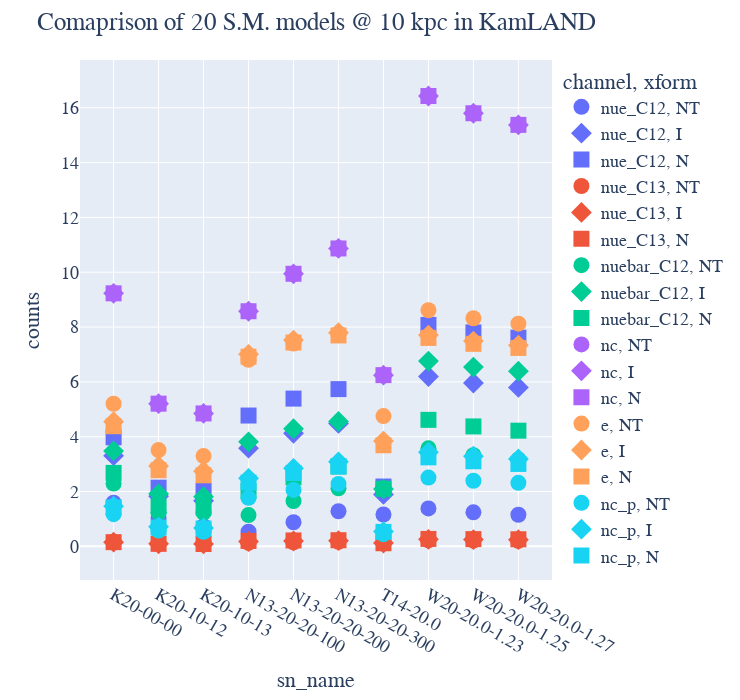

Here is the notebook cell this chart was saved with:
### Code cell
scat = px.scatter(events[events['channel']!='ibd'], x='sn_name', y='counts', 
              color='channel',
              symbol='xform',
              log_y=False
              )
scat.layout.bargroupgap = 0.2
scat.layout.font = dict(size=18, family="Times New Roman")
scat.layout.width = 740
scat.layout.height = 700
scat.layout.title = f'Comaprison of 20 S.M. models @ 10 kpc in KamLAND'
scat.update_traces(marker_size=16)

### Figure 1 — Plotly figure (JSON) as saved in the notebook; plotly's stock layout.template omitted (floating-point values rounded to 4 significant figures)
{"data": [{"hovertemplate": "channel=nue_C12<br>xform=NT<br>sn_name=%{x}<br>counts=%{y}<extra></extra>", "legendgroup": "nue_C12, NT", "marker": {"color": "#636efa", "size": 16, "symbol": "circle"}, "mode": "markers", "name": "nue_C12, NT", "orientation": "v", "showlegend": true, "type": "scatter", "x": ["K20-00-00", "K20-10-12", "K20-10-13", "N13-20-20-100", "N13-20-20-200", "N13-20-20-300", "T14-20.0", "W20-20.0-1.23", "W20-20.0-1.25", "W20-20.0-1.27"], "xaxis": "x", "y": [1.593, 1.032, 0.7311, 0.5311, 0.8771, 1.28, 1.161, 1.384, 1.24, 1.151], "yaxis": "y"}, {"hovertemplate": "channel=nue_C12<br>xform=I<br>sn_name=%{x}<br>counts=%{y}<extra></extra>", "legendgroup": "nue_C12, I", "marker": {"color": "#636efa", "size": 16, "symbol": "diamond"}, "mode": "markers", "name": "nue_C12, I", "orientation": "v", "showlegend": true, "type": "scatter", "x": ["K20-00-00", "K20-10-12", "K20-10-13", "N13-20-20-100", "N13-20-20-200", "N13-20-20-300", "T14-20.0", "W20-20.0-1.23", "W20-20.0-1.25", "W20-20.0-1.27"], "xaxis": "x", "y": [3.306, 1.829, 1.659, 3.58, 4.121, 4.483, 1.895, 6.196, 5.959, 5.798], "yaxis": "y"}, {"hovertemplate": "channel=nue_C12<br>xform=N<br>sn_name=%{x}<br>counts=%{y}<extra></extra>", "legendgroup": "nue_C12, N", "marker": {"color": "#636efa", "size": 16, "symbol": "square"}, "mode": "markers", "name": "nue_C12, N", "orientation": "v", "showlegend": true, "type": "scatter", "x": ["K20-00-00", "K20-10-12", "K20-10-13", "N13-20-20-100", "N13-20-20-200", "N13-20-20-300", "T14-20.0", "W20-20.0-1.23", "W20-20.0-1.25", "W20-20.0-1.27"], "xaxis": "x", "y": [3.976, 2.14, 2.022, 4.772, 5.389, 5.736, 2.181, 8.078, 7.804, 7.614], "yaxis": "y"}, {"hovertemplate": "channel=nue_C13<br>xform=NT<br>sn_name=%{x}<br>counts=%{y}<extra></extra>", "legendgroup": "nue_C13, NT", "marker": {"color": "#EF553B", "size": 16, "symbol": "circle"}, "mode": "markers", "name": "nue_C13, NT", "orientation": "v", "showlegend": true, "type": "scatter", "x": ["K20-00-00", "K20-10-12", "K20-10-13", "N13-20-20-100", "N13-20-20-200", "N13-20-20-300", "T14-20.0", "W20-20.0-1.23", "W20-20.0-1.25", "W20-20.0-1.27"], "xaxis": "x", "y": [0.1509, 0.1021, 0.09228, 0.1236, 0.1458, 0.1635, 0.1429, 0.2163, 0.2054, 0.1983], "yaxis": "y"}, {"hovertemplate": "channel=nue_C13<br>xform=I<br>sn_name=%{x}<br>counts=%{y}<extra></extra>", "legendgroup": "nue_C13, I", "marker": {"color": "#EF553B", "size": 16, "symbol": "diamond"}, "mode": "markers", "name": "nue_C13, I", "orientation": "v", "showlegend": true, "type": "scatter", "x": ["K20-00-00", "K20-10-12", "K20-10-13", "N13-20-20-100", "N13-20-20-200", "N13-20-20-300", "T14-20.0", "W20-20.0-1.23", "W20-20.0-1.25", "W20-20.0-1.27"], "xaxis": "x", "y": [0.1519, 0.09375, 0.08683, 0.1766, 0.195, 0.2059, 0.1208, 0.2546, 0.2463, 0.2407], "yaxis": "y"}, {"hovertemplate": "channel=nue_C13<br>xform=N<br>sn_name=%{x}<br>counts=%{y}<extra></extra>", "legendgroup": "nue_C13, N", "marker": {"color": "#EF553B", "size": 16, "symbol": "square"}, "mode": "markers", "name": "nue_C13, N", "orientation": "v", "showlegend": true, "type": "scatter", "x": ["K20-00-00", "K20-10-12", "K20-10-13", "N13-20-20-100", "N13-20-20-200", "N13-20-20-300", "T14-20.0", "W20-20.0-1.23", "W20-20.0-1.25", "W20-20.0-1.27"], "xaxis": "x", "y": [0.1523, 0.09047, 0.0847, 0.1973, 0.2143, 0.2225, 0.1121, 0.2696, 0.2624, 0.2573], "yaxis": "y"}, {"hovertemplate": "channel=nuebar_C12<br>xform=NT<br>sn_name=%{x}<br>counts=%{y}<extra></extra>", "legendgroup": "nuebar_C12, NT", "marker": {"color": "#00cc96", "size": 16, "symbol": "circle"}, "mode": "markers", "name": "nuebar_C12, NT", "orientation": "v", "showlegend": true, "type": "scatter", "x": ["K20-00-00", "K20-10-12", "K20-10-13", "N13-20-20-100", "N13-20-20-200", "N13-20-20-300", "T14-20.0", "W20-20.0-1.23", "W20-20.0-1.25", "W20-20.0-1.27"], "xaxis": "x", "y": [2.291, 1.234, 1.23, 1.139, 1.653, 2.119, 2.107, 3.576, 3.324, 3.167], "yaxis": "y"}, {"hovertemplate": "channel=nuebar_C12<br>xform=I<br>sn_name=%{x}<br>counts=%{y}<extra></extra>", "legendgroup": "nuebar_C12, I", "marker": {"color": "#00cc96", "size": 16, "symbol": "diamond"}, "mode": "markers", "name": "nuebar_C12, I", "orientation": "v", "showlegend": true, "type": "scatter", "x": ["K20-00-00", "K20-10-12", "K20-10-13", "N13-20-20-100", "N13-20-20-200", "N13-20-20-300", "T14-20.0", "W20-20.0-1.23", "W20-20.0-1.25", "W20-20.0-1.27"], "xaxis": "x", "y": [3.48, 1.916, 1.812, 3.813, 4.29, 4.555, 2.087, 6.757, 6.541, 6.391], "yaxis": "y"}, {"hovertemplate": "channel=nuebar_C12<br>xform=N<br>sn_name=%{x}<br>counts=%{y}<extra></extra>", "legendgroup": "nuebar_C12, N", "marker": {"color": "#00cc96", "size": 16, "symbol": "square"}, "mode": "markers", "name": "nuebar_C12, N", "orientation": "v", "showlegend": true, "type": "scatter", "x": ["K20-00-00", "K20-10-12", "K20-10-13", "N13-20-20-100", "N13-20-20-200", "N13-20-20-300", "T14-20.0", "W20-20.0-1.23", "W20-20.0-1.25", "W20-20.0-1.27"], "xaxis": "x", "y": [2.679, 1.457, 1.42, 2.012, 2.514, 2.914, 2.101, 4.614, 4.374, 4.219], "yaxis": "y"}, {"hovertemplate": "channel=nc<br>xform=NT<br>sn_name=%{x}<br>counts=%{y}<extra></extra>", "legendgroup": "nc, NT", "marker": {"color": "#ab63fa", "size": 16, "symbol": "circle"}, "mode": "markers", "name": "nc, NT", "orientation": "v", "showlegend": true, "type": "scatter", "x": ["K20-00-00", "K20-10-12", "K20-10-13", "N13-20-20-100", "N13-20-20-200", "N13-20-20-300", "T14-20.0", "W20-20.0-1.23", "W20-20.0-1.25", "W20-20.0-1.27"], "xaxis": "x", "y": [9.231, 5.205, 4.849, 8.577, 9.943, 10.87, 6.245, 16.43, 15.8, 15.38], "yaxis": "y"}, {"hovertemplate": "channel=nc<br>xform=I<br>sn_name=%{x}<br>counts=%{y}<extra></extra>", "legendgroup": "nc, I", "marker": {"color": "#ab63fa", "size": 16, "symbol": "diamond"}, "mode": "markers", "name": "nc, I", "orientation": "v", "showlegend": true, "type": "scatter", "x": ["K20-00-00", "K20-10-12", "K20-10-13", "N13-20-20-100", "N13-20-20-200", "N13-20-20-300", "T14-20.0", "W20-20.0-1.23", "W20-20.0-1.25", "W20-20.0-1.27"], "xaxis": "x", "y": [9.231, 5.205, 4.849, 8.577, 9.943, 10.87, 6.245, 16.43, 15.8, 15.38], "yaxis": "y"}, {"hovertemplate": "channel=nc<br>xform=N<br>sn_name=%{x}<br>counts=%{y}<extra></extra>", "legendgroup": "nc, N", "marker": {"color": "#ab63fa", "size": 16, "symbol": "square"}, "mode": "markers", "name": "nc, N", "orientation": "v", "showlegend": true, "type": "scatter", "x": ["K20-00-00", "K20-10-12", "K20-10-13", "N13-20-20-100", "N13-20-20-200", "N13-20-20-300", "T14-20.0", "W20-20.0-1.23", "W20-20.0-1.25", "W20-20.0-1.27"], "xaxis": "x", "y": [9.231, 5.205, 4.849, 8.577, 9.943, 10.87, 6.245, 16.43, 15.8, 15.38], "yaxis": "y"}, {"hovertemplate": "channel=e<br>xform=NT<br>sn_name=%{x}<br>counts=%{y}<extra></extra>", "legendgroup": "e, NT", "marker": {"color": "#FFA15A", "size": 16, "symbol": "circle"}, "mode": "markers", "name": "e, NT", "orientation": "v", "showlegend": true, "type": "scatter", "x": ["K20-00-00", "K20-10-12", "K20-10-13", "N13-20-20-100", "N13-20-20-200", "N13-20-20-300", "T14-20.0", "W20-20.0-1.23", "W20-20.0-1.25", "W20-20.0-1.27"], "xaxis": "x", "y": [5.203, 3.512, 3.291, 6.808, 7.397, 7.76, 4.752, 8.612, 8.32, 8.125], "yaxis": "y"}, {"hovertemplate": "channel=e<br>xform=I<br>sn_name=%{x}<br>counts=%{y}<extra></extra>", "legendgroup": "e, I", "marker": {"color": "#FFA15A", "size": 16, "symbol": "diamond"}, "mode": "markers", "name": "e, I", "orientation": "v", "showlegend": true, "type": "scatter", "x": ["K20-00-00", "K20-10-12", "K20-10-13", "N13-20-20-100", "N13-20-20-200", "N13-20-20-300", "T14-20.0", "W20-20.0-1.23", "W20-20.0-1.25", "W20-20.0-1.27"], "xaxis": "x", "y": [4.546, 2.928, 2.738, 7.003, 7.526, 7.793, 3.838, 7.708, 7.489, 7.338], "yaxis": "y"}, {"hovertemplate": "channel=e<br>xform=N<br>sn_name=%{x}<br>counts=%{y}<extra></extra>", "legendgroup": "e, N", "marker": {"color": "#FFA15A", "size": 16, "symbol": "square"}, "mode": "markers", "name": "e, N", "orientation": "v", "showlegend": true, "type": "scatter", "x": ["K20-00-00", "K20-10-12", "K20-10-13", "N13-20-20-100", "N13-20-20-200", "N13-20-20-300", "T14-20.0", "W20-20.0-1.23", "W20-20.0-1.25", "W20-20.0-1.27"], "xaxis": "x", "y": [4.382, 2.775, 2.592, 6.918, 7.435, 7.693, 3.687, 7.604, 7.387, 7.238], "yaxis": "y"}, {"hovertemplate": "channel=nc_p<br>xform=NT<br>sn_name=%{x}<br>counts=%{y}<extra></extra>", "legendgroup": "nc_p, NT", "marker": {"color": "#19d3f3", "size": 16, "symbol": "circle"}, "mode": "markers", "name": "nc_p, NT", "orientation": "v", "showlegend": true, "type": "scatter", "x": ["K20-00-00", "K20-10-12", "K20-10-13", "N13-20-20-100", "N13-20-20-200", "N13-20-20-300", "T14-20.0", "W20-20.0-1.23", "W20-20.0-1.25", "W20-20.0-1.27"], "xaxis": "x", "y": [1.174, 0.575, 0.5274, 1.769, 2.056, 2.277, 0.4439, 2.509, 2.393, 2.315], "yaxis": "y"}, {"hovertemplate": "channel=nc_p<br>xform=I<br>sn_name=%{x}<br>counts=%{y}<extra></extra>", "legendgroup": "nc_p, I", "marker": {"color": "#19d3f3", "size": 16, "symbol": "diamond"}, "mode": "markers", "name": "nc_p, I", "orientation": "v", "showlegend": true, "type": "scatter", "x": ["K20-00-00", "K20-10-12", "K20-10-13", "N13-20-20-100", "N13-20-20-200", "N13-20-20-300", "T14-20.0", "W20-20.0-1.23", "W20-20.0-1.25", "W20-20.0-1.27"], "xaxis": "x", "y": [1.465, 0.7131, 0.6678, 2.482, 2.845, 3.082, 0.5375, 3.435, 3.286, 3.185], "yaxis": "y"}, {"hovertemplate": "channel=nc_p<br>xform=N<br>sn_name=%{x}<br>counts=%{y}<extra></extra>", "legendgroup": "nc_p, N", "marker": {"color": "#19d3f3", "size": 16, "symbol": "square"}, "mode": "markers", "name": "nc_p, N", "orientation": "v", "showlegend": true, "type": "scatter", "x": ["K20-00-00", "K20-10-12", "K20-10-13", "N13-20-20-100", "N13-20-20-200", "N13-20-20-300", "T14-20.0", "W20-20.0-1.23", "W20-20.0-1.25", "W20-20.0-1.27"], "xaxis": "x", "y": [1.416, 0.6838, 0.6471, 2.323, 2.674, 2.912, 0.5274, 3.246, 3.103, 3.006], "yaxis": "y"}], "layout": {"bargroupgap": 0.2, "font": {"family": "Times New Roman", "size": 18}, "height": 700, "legend": {"title": {"text": "channel, xform"}, "tracegroupgap": 0}, "margin": {"t": 60}, "title": {"text": "Comaprison of 20 S.M. models @ 10 kpc in KamLAND"}, "width": 740, "xaxis": {"anchor": "y", "domain": [0, 1], "title": {"text": "sn_name"}}, "yaxis": {"anchor": "x", "domain": [0, 1], "title": {"text": "counts"}}}}
